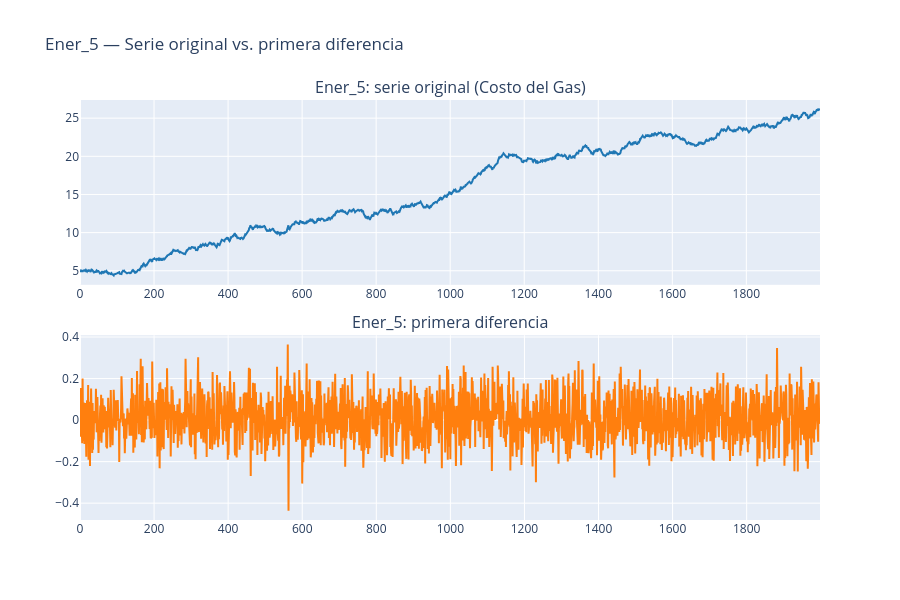

This figure's notebook cell:
### Markdown cell above
Para decidir entre ambos casos aplicamos un t-test de una muestra (`scipy.stats.ttest_1samp`) sobre la primera diferencia, con H0: media de la diferencia = 0. De paso, aplicamos también ADF sobre la diferencia para confirmar si con un solo grado de diferenciación se logra estacionariedad (I(1)).

### Code cell
serie_ener5 = ener["Ener_5"]
diff_ener5 = serie_ener5.diff().dropna()

fig_ener5 = make_subplots(
    rows=2,
    cols=1,
    subplot_titles=("Ener_5: serie original (Costo del Gas)", "Ener_5: primera diferencia"),
    vertical_spacing=0.12,
)
fig_ener5.add_trace(go.Scatter(y=serie_ener5, name="Ener_5", line=dict(color="#1f77b4")), row=1, col=1)
fig_ener5.add_trace(go.Scatter(y=diff_ener5, name="Diferencia", line=dict(color="#ff7f0e")), row=2, col=1)
fig_ener5.update_layout(height=600, title_text="Ener_5 — Serie original vs. primera diferencia", showlegend=False)
fig_ener5.show()

media_diff = diff_ener5.mean()
t_stat, p_value_ttest = stats.ttest_1samp(diff_ener5, popmean=0.0)
adf_diff_stat, adf_diff_p, *_ = adfuller(diff_ener5, autolag="AIC")

print(f"Media de la primera diferencia: {media_diff:.5f}")
print(f"t-test (H0: media = 0): t = {t_stat:.3f}, p-value = {p_value_ttest:.2e}")
print(f"ADF sobre la primera diferencia: estadistico = {adf_diff_stat:.3f}, p-value = {adf_diff_p:.2e}")

### Figure 1 — Plotly figure (JSON) as saved in the notebook; plotly's stock layout.template omitted (floating-point values rounded to 4 significant figures; data arrays with more than 128 entries replaced by an {"elided": "..."} marker saying what was removed)
{"data": [{"line": {"color": "#1f77b4"}, "name": "Ener_5", "type": "scatter", "xaxis": "x", "y": {"elided": "2000 float values"}, "yaxis": "y"}, {"line": {"color": "#ff7f0e"}, "name": "Diferencia", "type": "scatter", "xaxis": "x2", "y": {"elided": "1999 float values"}, "yaxis": "y2"}], "layout": {"annotations": [{"font": {"size": 16}, "showarrow": false, "text": "Ener_5: serie original (Costo del Gas)", "x": 0.5, "xanchor": "center", "xref": "paper", "y": 1.0, "yanchor": "bottom", "yref": "paper"}, {"font": {"size": 16}, "showarrow": false, "text": "Ener_5: primera diferencia", "x": 0.5, "xanchor": "center", "xref": "paper", "y": 0.44, "yanchor": "bottom", "yref": "paper"}], "height": 600, "showlegend": false, "title": {"text": "Ener_5 — Serie original vs. primera diferencia"}, "xaxis": {"anchor": "y", "domain": [0.0, 1.0]}, "xaxis2": {"anchor": "y2", "domain": [0.0, 1.0]}, "yaxis": {"anchor": "x", "domain": [0.56, 1.0]}, "yaxis2": {"anchor": "x2", "domain": [0.0, 0.44]}}}
